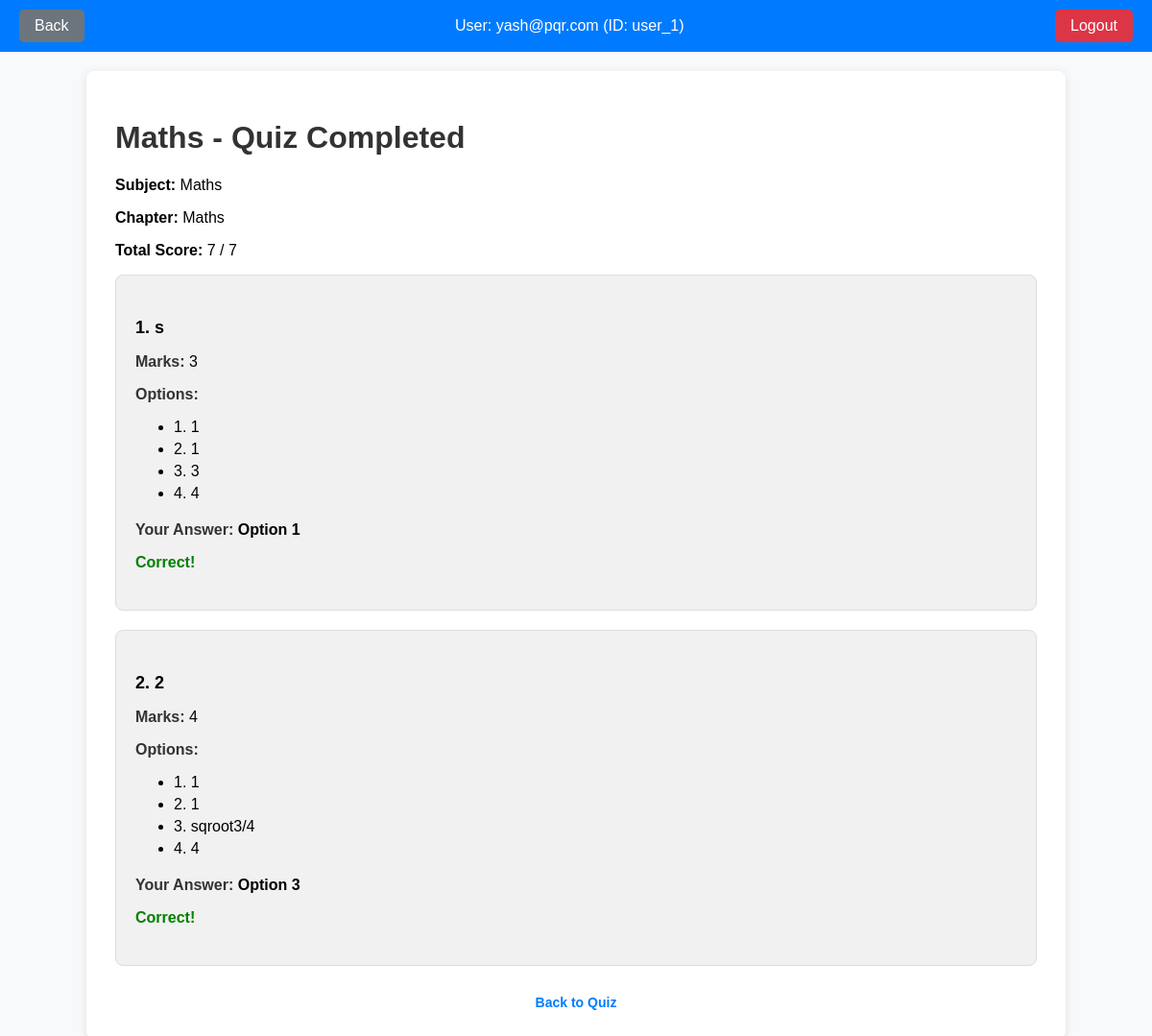
Page /dashboard/subject/1/chapter/1/quiz/1/test (signed in) on the committed database.
### controllers/model.py (models this page shows)
class User(db.Model,UserMixin):
    __tablename__ = 'User'
    id = db.Column(db.Integer, primary_key=True, autoincrement=True)
    name = db.Column(db.String(100), nullable=False)
    email = db.Column(db.String(120), nullable=False, unique=True)
    password = db.Column(db.String(255), nullable=False)
    qualification = db.Column(db.String(100), nullable=True)
    dob = db.Column(db.Date, nullable=False)
    allow = db.Column(db.Boolean, nullable=False, default=False)

class Quiz(db.Model):
    __tablename__ = 'Quiz'
    id = db.Column(db.Integer, primary_key=True, autoincrement=True)
    name = db.Column(db.String(100), nullable=False)
    description = db.Column(db.Text)
    chapter_id = db.Column(db.Integer, db.ForeignKey('Chapter.id', ondelete='CASCADE'), nullable=False)
    create_date = db.Column(db.DateTime, default=datetime.now(timezone.utc))
    startline = db.Column(db.DateTime, nullable=False)
    total_score = db.Column(db.Integer, nullable=False,default =0)
    duration = db.Column(db.Integer, nullable=False)
    deadline = db.Column(db.DateTime, nullable=False)
    status = db.Column(db.String(50), nullable=False, default="draft")
    approved = db.Column(db.Boolean, nullable=False, default=False)
    user_answers = db.relationship('UserAnswer', back_populates='quiz')

class Subject(db.Model):
    __tablename__ = 'Subject'
    id = db.Column(db.Integer, primary_key=True, autoincrement=True)
    name = db.Column(db.String(100), nullable=False)
    description = db.Column(db.Text)
    chapters = db.relationship('Chapter', backref='subject', lazy=True, cascade='all, delete-orphan')

class Chapter(db.Model):
    __tablename__ = 'Chapter'
    id = db.Column(db.Integer, primary_key=True, autoincrement=True)
    name = db.Column(db.String(100), nullable=False)
    description = db.Column(db.Text)
    subject_id = db.Column(db.Integer, db.ForeignKey('Subject.id', ondelete='CASCADE'), nullable=False)

class Questions(db.Model):
    __tablename__ = 'Questions'
    id = db.Column(db.Integer, primary_key=True, autoincrement=True)
    index = db.Column(db.Integer,autoincrement=True,default=0)
    text = db.Column(db.Text, nullable=False)
    quiz_id = db.Column(db.Integer, db.ForeignKey('Quiz.id', ondelete='CASCADE'), nullable=False)
    option1 = db.Column(db.String(255), nullable=False)
    option2 = db.Column(db.String(255), nullable=False)
    option3 = db.Column(db.String(255), nullable=False)
    option4 = db.Column(db.String(255), nullable=False)
    correct_option = db.Column(db.Integer, nullable=False)
    marks = db.Column(db.Integer, nullable=False)

### app.py (the view)
@app.route('/dashboard/subject/<int:subject_id>/chapter/<int:chapter_id>/quiz/<int:quiz_id>/test',methods =['GET','POST'])
@login_required
def quiz_test(subject_id, chapter_id,quiz_id):
    return quiz_Test(subject_id, chapter_id,quiz_id)

### app.py (called while the page is built)
@login_manager.user_loader
def load_user(user_id):
    role, user_id = user_id.split("_")
    if role == 'admin':
        admin = Admin.query.get(int(user_id))
        if admin:
            return UserLogin(f"admin_{admin.id}", "admin",admin.email)
    elif role == 'user':
        user = User.query.get(int(user_id))
        if user:
            return UserLogin(f"user_{user.id}", "user",user.email)
    return None

### templates/user/quiz_completed.html (shortened to what this page needs)
<!DOCTYPE html>
<html lang="en">
<head>
</head>
<body>
    <div class="header">
        <a href="{{ url_for('quiz_detail',subject_id=subject.id,chapter_id=chapter.id,quiz_id=quiz.id) }}"
            class="back-btn">Back</a>
        <div class="user-info">
            <span>User: {{ current_user.email }} (ID: {{ current_user.id }})</span>
        </div>
        <a href="{{ url_for('logout') }}" class="logout-btn">Logout</a>
    </div>
    <div class="container">
        <h1>{{ quiz.name }} - Quiz Completed</h1>
        <p><strong>Subject:</strong> {{ subject.name }}</p>
        <p><strong>Chapter:</strong> {{ chapter.name }}</p>
        <p><strong>Total Score:</strong> {{ total_score }} / {{ quiz.total_score }}</p>
        <div class="quiz-details">
            {% for result in results %}
            <div class="question-box">
                <h4>{{ loop.index }}. {{ result.question_text }}</h4>
                <p><strong>Marks:</strong> {{ result.marks }}</p>
                <div class="options">
                    <strong>Options:</strong>
                    <ul>
                        <li>1. {{ result.options[0] }}</li>
                        <li>2. {{ result.options[1] }}</li>
                        <li>3. {{ result.options[2] }}</li>
                        <li>4. {{ result.options[3] }}</li>
                    </ul>
                </div>
                <div class="answer-status">
                    <p><strong>Your Answer:</strong> Option {{ result.selected_answer }}</p>
                    {% if result.is_correct %}
                    <p class="correct">Correct!</p>
                    {% else %}
                    <p class="incorrect">Incorrect. The correct answer was Option {{ result.correct_option }}.</p>
                    {% endif %}
                </div>
            </div>
            {% endfor %}
        </div>
        <div class="footer">
            <a href="{{ url_for('user_quiz', subject_id=subject.id, chapter_id=chapter.id) }}" class="btn">Back to
                Quiz</a>
        </div>
    </div>
</body>
</html>

### templates/user/quiz_completed.html (style rules this page uses)
body { font-family: Arial, sans-serif; margin: 0; padding: 0; background-color: #f8f9fa; }
.container { width: 80%; margin: 20px auto; background-color: white; padding: 30px; border-radius: 8px; box-shadow: 0 2px 10px rgba(0, 0, 0, 0.1); }
h1, h2, h3 { color: #333; font-weight: bold; }
.footer { margin-top: 30px; text-align: center; font-size: 14px; color: #555; }
a.btn { text-decoration: none; color: #007bff; font-weight: bold; }
.quiz-details { margin-bottom: 30px; }
.quiz-details div { margin-bottom: 20px; }
.quiz-details div strong { font-size: 16px; color: #333; }
.question-box { background-color: #f1f1f1; border-radius: 8px; padding: 20px; margin-bottom: 15px; border: 1px solid #ddd; }
.question-box h4 { font-size: 18px; margin-bottom: 10px; }
.answer-status { font-weight: bold; }
.correct { color: green; }
.options { margin-bottom: 10px; }
.options li { margin-bottom: 5px; }
.header { display: flex; justify-content: space-between; align-items: center; padding: 10px 20px; background-color: #007bff; color: white; }
.header .user-info { font-size: 16px; }
.logout-btn { background-color: #dc3545; padding: 8px 16px; border-radius: 5px; text-decoration: none; color: white; }
.header .back-btn { background-color: #6c757d; padding: 8px 16px; border-radius: 5px; text-decoration: none; color: white; }

### rows in the picture
User: email "yash@pqr.com"
Quiz: name "Maths", total_score "7"
Subject: name "Maths"
Chapter: name "Maths"
Questions: question_text "s", marks "3", options "1", options "3", option4 "4", selected_answer "1"
Questions: question_text "2", marks "4", options "1", option3 "sqroot3/4", options "4", selected_answer "3"

### other values in the picture
{{ current_user.id }} "user_1"
{{ total_score }} "7"
